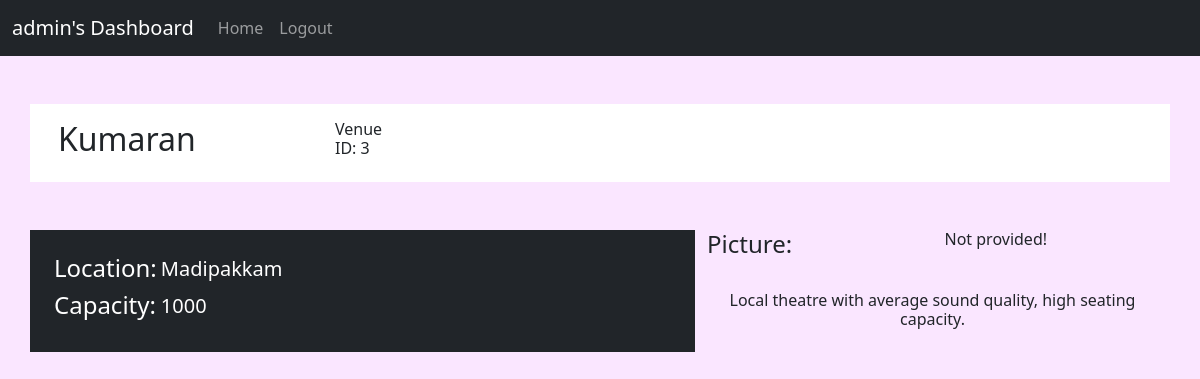
/venue_page/3 (signed in), run on the app's committed database.
### app/models.py (models this page shows, shortened)
class User(UserMixin,db.Model):
    id = db.Column(db.Integer, primary_key = True)
    username = db.Column(db.String(32), unique = True, nullable = False)
    password_hash = db.Column(db.String(128) , nullable = False)
    bookings = db.relationship('Booking', backref = 'user', lazy = 'dynamic')

class Venue(db.Model):
    id = db.Column(db.Integer, primary_key = True)
    name = db.Column(db.String(32), index = True, nullable = False)
    location = db.Column(db.String(64), index = True, nullable = False)
    caption = db.Column(db.String(128))
    capacity = db.Column(db.Integer, nullable = False)
    pic = db.Column(db.LargeBinary)
    shows = db.relationship('Show', secondary = 'show_venue', backref = 'venues', lazy = 'dynamic')
    bookings = db.relationship('Booking', backref = 'venue', cascade = 'all, delete')
    __table_args__ = (UniqueConstraint('name', 'location', name='u_venue_name_loc'),)

### app/routes.py (the view)
@app.route('/venue_page/<int:venue_id>')
def venue_page(venue_id):
    venue = Venue.query.get_or_404(venue_id)
    pic_base64 = None
    if venue.pic:
        pic_base64 = b64encode(venue.pic).decode('utf-8')
    return render_template('venue_page.html', title=venue.name, venue = venue, pic_base64 = pic_base64)

### app/models.py (called while the page is built)
@login.user_loader
def load_user(id):
    return User.query.get(int(id))

### app/templates/venue_page.html (shortened to what this page needs)
{% extends "base.html" %}
{% block content %}
<div class="container">
    <div class="row mb-5 bg-body p-3">
        <div class="col-3">
            <h2>{{venue.name}}</h2>
        </div>
        <div class="col-1 align-self-end">
            <h6>Venue ID: {{venue.id}}</h6>
        </div>
    </div>
    <div class="row">
        <div class="col-7 bg-dark text-white p-4">
            <div class="row">
                <div class="col-2"> <h4>Location: </h4> </div>
                <div class="col align-self-center"> <h5>{{venue.location}}</h5> </div>
            </div>
            <div class="row">
                <div class="col-2"> <h4>Capacity: </h4> </div>
                <div class="col align-self-center"> <h5>{{venue.capacity}}</h5> </div>
            </div>
        </div>
        <div class="col">
            <div class="row mb-4">
                {% if pic_base64 %}
                    <img alt = "{{venue.name}} Picture">
                {% else %}
                <div class="col"><h4>Picture: </h4></div>
                <div class="col"><h6>Not provided!</h6></div>
                {% endif %}
            </div>
            <div class="row">
                {% if venue.caption %}
                    <h6 class="text-center">{{venue.caption}}</h6>
                {% else %}
                <div class="col"><h4>Caption: </h4></div>
                <div class="col"><h6>Not provided!</h6></div>
                {% endif %}
            </div>
        </div>
    </div>
</div>
{% endblock %}

### app/templates/base.html (shortened to what this page needs)
<!doctype html>
<html lang="en">
    <head>
        <link href="https://cdn.jsdelivr.net/npm/bootstrap@5.3.0-alpha1/dist/css/bootstrap.min.css" rel="stylesheet">
    </head>
  <body  style="background-color: #fae6ff;">
    <nav class="navbar navbar-expand-lg bg-dark mb-5" data-bs-theme="dark" >
      <div class="container-fluid ">
        <a class="navbar-brand" href="#">{% if current_user.is_authenticated %}{{ current_user.username }}'s Dashboard{% else %}{{title}}{% endif %}</a>
        <div class="collapse navbar-collapse ">
          <div class="navbar-nav">
            <a class="nav-link "  href="{{ url_for('index') }}">Home</a>
            {% if current_user.is_anonymous %}
              <a class="nav-link" href="{{ url_for('login') }}">Login</a>
            {% else %}
              <a class="nav-link" href="{{ url_for('logout') }}">Logout</a>
            {% endif %}
          </div>
        </div>
      </div>
    </nav>
        {% block content %}{% endblock %}
  </body>
</html>

### data on the page
User: username "admin"
Venue: name "Kumaran", id "3", location "Madipakkam", capacity "1000", caption "Local theatre with average sound quality, high seating capacity."
